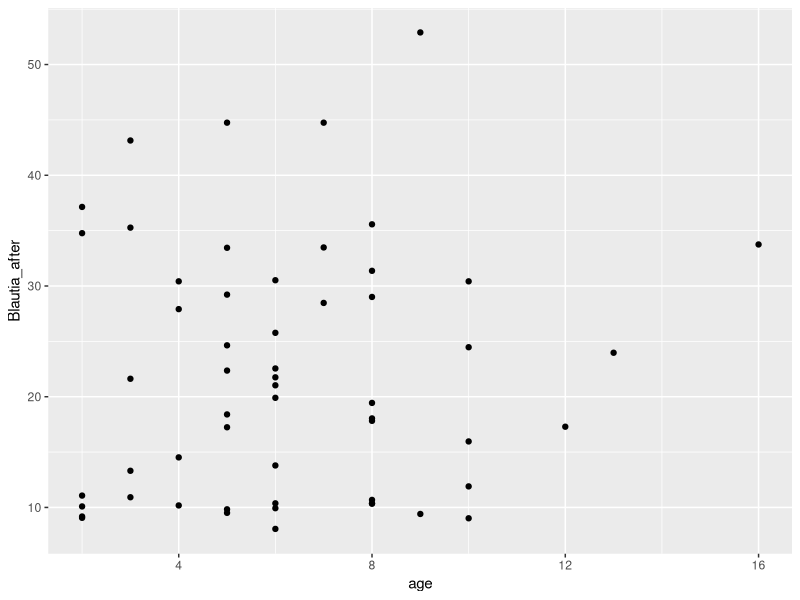
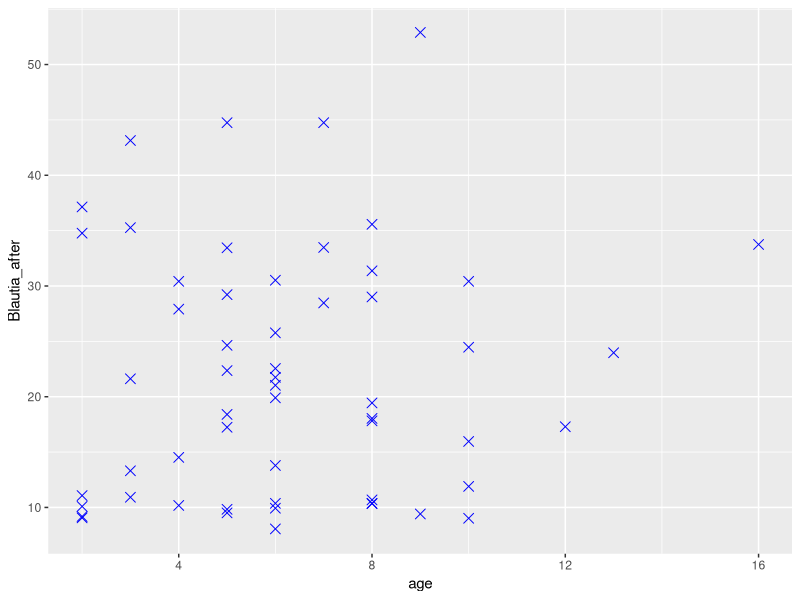
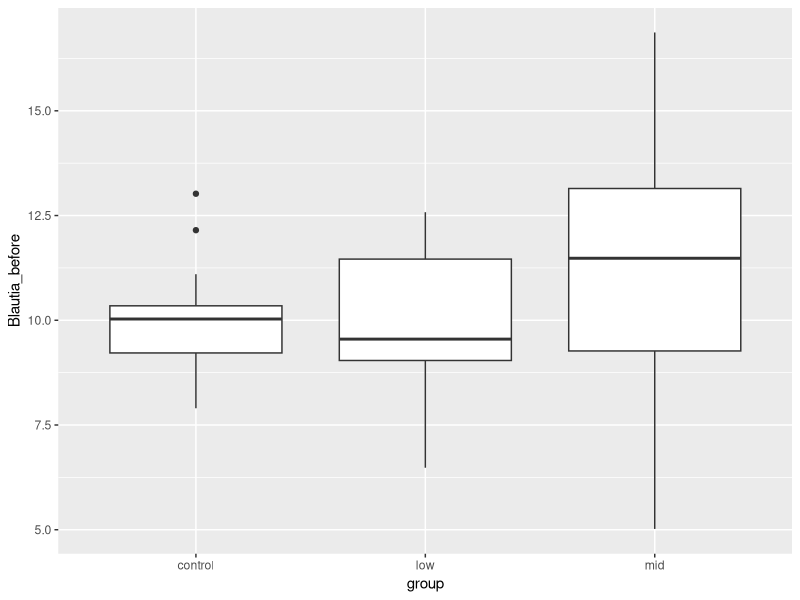
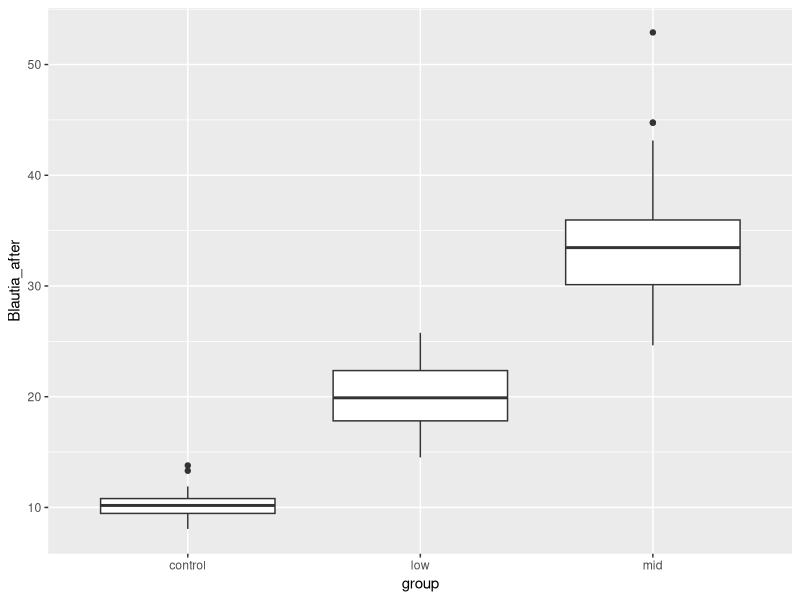
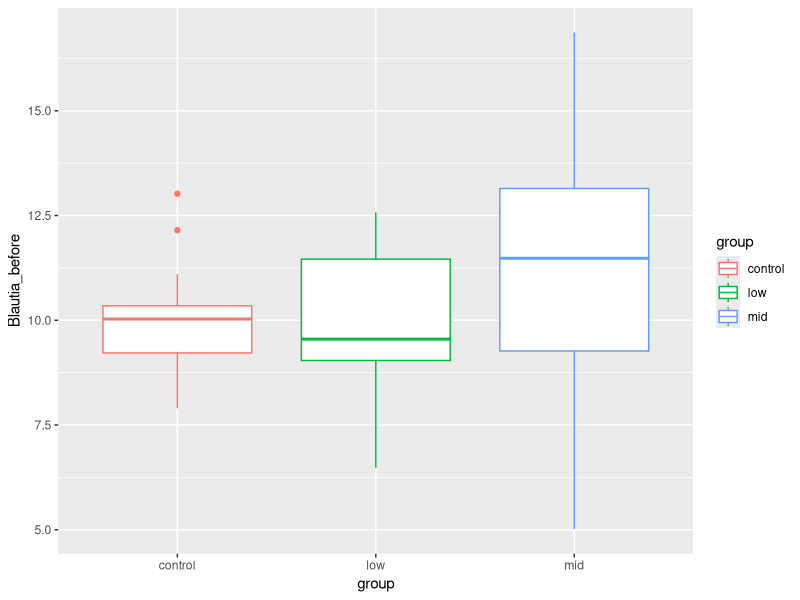
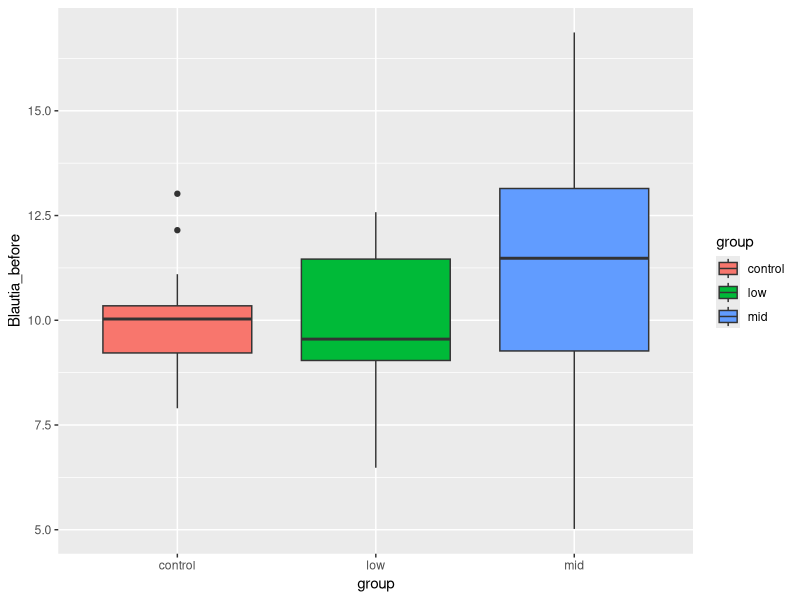
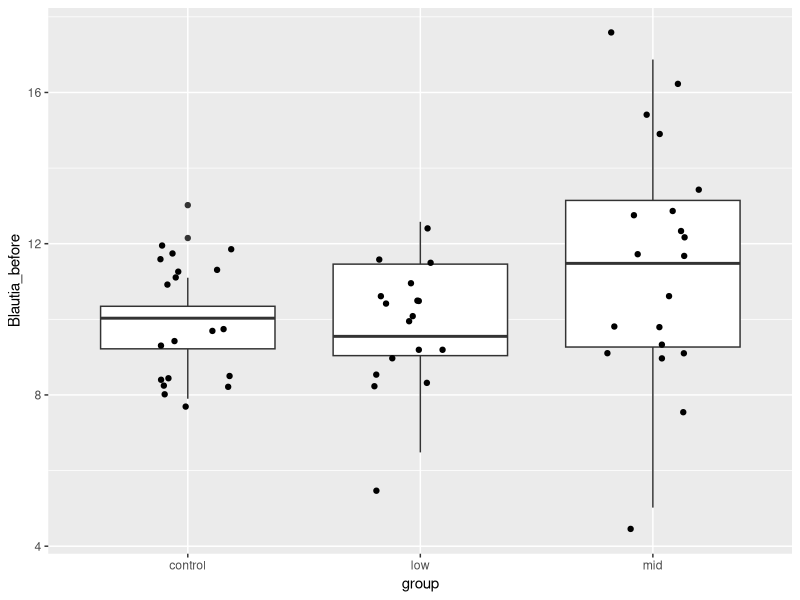

These charts were generated, in order, by the following R code:

a<- c(1,2,3)
a
mean(a)

#### 패키지(package) ####

# 패키지 설치

install.packages("ggplot2")# 괄호안에 설치할 패키지 이름 입력, 앞 뒤에 따옴표를 넣어야함
library("ggplot2") # 패키지를 로드하기, 따옴표를 넣어도 되고 안 넣어도 됨

#### R 데이터 프레임 다루기 ####
### 외부데이터 이용하기
### csv 파일 불러오기
# csv란? 대부분 프로그램에서 사용하는 범용 데이터 파일 
# CSV : Comma-Seperated Values)

## 데이터 설명 : 병원에 방문한 개들에게 프로바이오틱스를 먹이기 전, 
## blautia 균의 양을 측정하고 프로바이오틱스를 먹인후 blautia 균의 양을 측정하여 
## 영양제의 치료효과를 확인함
## id : 방문견 번호
## group: low- 저용양  mid- 중간용량  control- 먹이지 않음
## sex : 성별,  F=Female/암컷  M=Male/수컷 
## age : 나이, 단위는 년
## bw : 몸무게  body weight,  단위는 kg
## before : 프로바이오틱스를 먹기전 blautia 균의 양
## after : 프로바이오틱스를 먹은후 blautia 균의 양


## 데이터 프레임 파악하기  
## 데이터가 주어질때 가장 먼저 하는일 : 데이터의 전반적인 구조 파악
setwd("D:/vetpub_R")
getwd()
dog <- read.csv("csv_data.csv")
dog

head(dog) # 앞에서 부터 6행까지 출력
summary(dog) # 전체 요약

mean(dog$before) #평균 mean
sd(dog$before) # 표준편차, standard deviation

mean(dog$after)
sd(dog$after)

mean(dog$after)

# dog를 데이터 테이블화
install.packages("data.table")
library("data.table")

dt<-data.table(dog)
# 그룹별 프로바이오틱스 급이 전 blautia 균량 평균 및 표준편차
dt[,list(mean=mean(Blautia_before),sd=sd(Blautia_before)),by=group]
# 그룹별 프로바이오틱스 급이 후 blautia  균량 평균 및 표준편차
dt[,list(mean=mean(Blautia_after),sd=sd(Blautia_after)),by=group]

#### 그래프 그려보기 ####

## ggplot(데이터이름) +  geom_기능(aes(변수정보))

## scatter plot 점그래프
# dog 데이터에서  x 축은 age로 y 는 bw로
ggplot(dog)+
  geom_point(aes(x=age, y=Blautia_after))

# 사이즈 3, 색깔 파란색, 모양 X자
ggplot(dog)+
  geom_point(aes(x=age, y=Blautia_after),size=3,color="blue",shape=4)

## boxplot
ggplot(data=dog, aes(x=group, y=Blautia_before))+
  geom_boxplot()

ggplot(data=dog, aes(x=group, y=Blautia_after))+
  geom_boxplot()


# group별로 색깔 부여
ggplot(data=dog, aes(x=group, y=Blautia_before, color=group))+
  geom_boxplot()

# box 안에 group색깔 부여
ggplot(data=dog, aes(x=group, y=Blautia_before, fill= group))+
  geom_boxplot()

# boxplot과 점그래프를 한번에
ggplot(data=dog, aes(x=group, y=Blautia_before))+
  geom_boxplot()+
  geom_jitter(size=1.5, width=0.2,height=1.5)

#### 데이터 통계분석 ####

dog

#### 첫번째 통계분석
## anova test
## 3 개의 다른 군에서 각 데이터 간의 통계적으로 차이점이 있는지 파악하는 분석

## dog  데이터에서 group 별로 before, 프로바이오틱스 먹기 전 blautia 균량간의 통계적 차이를 분석
before.aov <- aov(Blautia_before ~ group, data = dog)
summary(before.aov)

## dog  데이터에서 group 별로 after, 프로바이오틱스 먹기 후 blautia 균량간의 통계적 차이를 분석
after.aov <- aov(Blautia_after ~ group, data = dog)
summary(after.aov)

## 결과 해석
## p value < 0.05 : 통계적으로 유의한 차이
## p value > 0.05 : 통계적으로 유의미한 차이가 없다. 
## 프로바이오틱스를 먹기 전 blautia 균량간의 통계적 차이는 없었으나 
## 먹은후 그룹간에 통계적으로 유의한 균량의 차이를 보였다.

#### 2. paired t test 
## 같은 군내에서 프로바이오틱스 섭취전 후 간의 통계적인 차이가 있는지를 확인하는 분석

## 먼저 데이터프레임을 분해
# 저용량군 추출
low <- subset(dog,subset = group == 'low')
low

# low 에서 beforenormal, low 에서 treat 간의 paired-t-test
t.test(low$Blautia_before, low$Blautia_after, paired = TRUE)

## 결과해석
## 프로바이오틱스 투입 전후로 통계적으로 유의한 균량의 차이를 보였다.
## paired= TRUE 명령어 -> 같은 열에 있는 데이터를 짝지어서 분석할 때 쓰는 명령어
## 만약 데이터 숫자가 다르면 생략

# 중간용량군 추출
mid <- subset(dog,subset = group == 'mid')
mid
t.test(mid$Blautia_before, mid$Blautia_after, paired = TRUE)


# 대조군군 추출
con <- subset(dog,subset = group == 'control')
con
t.test(con$Blautia_before, con$Blautia_after, paired = TRUE)
